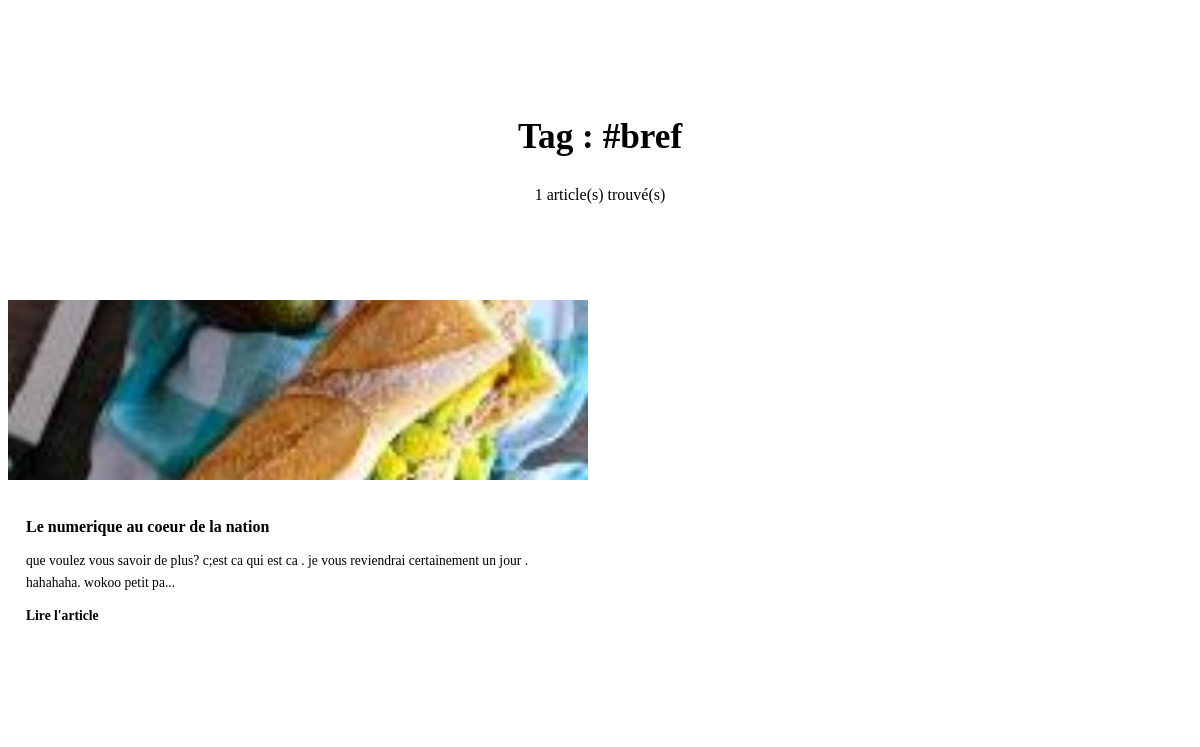
The page /tag/bref on the database its author committed.
### tables this page shows
CREATE TABLE IF NOT EXISTS `tags` (
  `id` int(11) NOT NULL AUTO_INCREMENT,
  `nom` varchar(100) NOT NULL,
  `slug` varchar(100) NOT NULL,
  PRIMARY KEY (`id`),
  UNIQUE KEY `nom` (`nom`),
  UNIQUE KEY `slug` (`slug`)
);

CREATE TABLE IF NOT EXISTS `articles` (
  `id` int(11) NOT NULL AUTO_INCREMENT,
  `titre` varchar(255) DEFAULT NULL,
  `contenu` text,
  `image` varchar(255) DEFAULT NULL,
  `categorie_id` int(11) DEFAULT NULL,
  `auteur` varchar(100) DEFAULT NULL,
  `date_pub` datetime DEFAULT CURRENT_TIMESTAMP,
  `featured` tinyint(1) DEFAULT '0',
  PRIMARY KEY (`id`)
);

### tag.php (the view, shortened to what this page needs)
<?php
require_once 'config/db.php';
$url = explode('/', trim($_SERVER['REQUEST_URI'], '/'));
$slug = $url[2] ?? null;
$stmt = $pdo->prepare("
    SELECT *
    FROM tags
    WHERE slug = ?
");
$stmt->execute([$slug]);
$tag = $stmt->fetch();
$articlesParPage = 6;
$page = isset($_GET['page']) ? (int) $_GET['page'] : 1;
$depart = ($page - 1) * $articlesParPage;
$countStmt = $pdo->prepare("
    SELECT COUNT(*) as total
    FROM articles a
    INNER JOIN article_tags at ON at.article_id = a.id
    INNER JOIN tags t ON t.id = at.tag_id
    WHERE t.slug = ?
");
$countStmt->execute([$slug]);
$total = $countStmt->fetch()['total'];
$totalPages = ceil($total / $articlesParPage);
$stmt = $pdo->prepare("
    SELECT a.*, c.nom AS categorie
    FROM articles a
    INNER JOIN article_tags at ON at.article_id = a.id
    INNER JOIN tags t ON t.id = at.tag_id
    LEFT JOIN categories c ON c.id = a.categorie_id
    WHERE t.slug = ?
    ORDER BY a.date_pub DESC
    LIMIT $depart, $articlesParPage
");
$stmt->execute([$slug]);
$articles = $stmt->fetchAll();
?>
<!DOCTYPE html>
<html lang="fr">
<head>
  <link rel="stylesheet" href="/StandComputer/shared">
</head>
<body>
<section class="page-hero">
  <div class="container">
    <h1>
      Tag : <span class="accent">#<?= htmlspecialchars($tag['nom']) ?></span>
    </h1>
    <p><?= $total ?> article(s) trouvé(s)</p>
  </div>
</section>
<section class="blog-section">
  <div class="container">
    <div class="articles-grid">
      <?php foreach ($articles as $a): ?>
        <div class="article-card">
          <img src="/StandComputer/admin/uploads/articles/<?= htmlspecialchars($a['image']) ?>" />
          <div class="article-body">
            <h3><?= htmlspecialchars($a['titre']) ?></h3>
            <p><?= substr(strip_tags($a['contenu']), 0, 120) ?>...</p>
            <a href="/StandComputer/article/<?= $a['id'] ?>">
              Lire l'article
            </a>
          </div>
        </div>
      <?php endforeach; ?>
    </div>
    <div class="pagination">
      <?php for ($i = 1; $i <= $totalPages; $i++): ?>
        <a href="/StandComputer/tag/<?= $slug ?>?page=<?= $i ?>"
           class="page-btn <?= ($i == $page) ? 'active' : '' ?>">
        </a>
      <?php endfor; ?>
    </div>
  </div>
</section>
</body>
</html>

### tag.php (style rules this page uses)
body { padding-top: var(--nav-h); }
.page-hero { padding: 80px 0 40px; text-align: center; }
.page-hero h1 { font-size: 2.2rem; font-weight: 800; }
.page-hero .accent { color: var(--primary); }
.page-hero p { margin-top: 10px; color: var(--text-muted); }
.articles-grid { display: grid; grid-template-columns: repeat(2, 1fr); gap: 24px; margin-top: 40px; }
.article-card { background: var(--surface); border: 1px solid var(--border); border-radius: var(--radius-lg); overflow: hidden; box-shadow: var(--shadow-sm); transition: var(--transition); }
.article-card img { width: 100%; height: 180px; object-fit: cover; }
.article-body { padding: 18px; }
.article-body h3 { font-size: 1rem; font-weight: 700; margin-bottom: 10px; color: var(--text-main); }
.article-body p { font-size: .85rem; color: var(--text-muted); line-height: 1.6; margin-bottom: 12px; }
.article-body a { color: var(--primary); font-weight: 600; font-size: .85rem; text-decoration: none; }
.pagination { display: flex; justify-content: center; gap: 8px; margin-top: 50px; }
.page-btn { width: 40px; height: 40px; border-radius: var(--radius-sm); border: 1.5px solid var(--border); background: transparent; color: var(--text-muted); display: flex; align-items: center; justify-content: center; text-decoration: none; transition: var(--transition); }
.page-btn.active { background: var(--primary); color: #fff; border-color: var(--primary); }

### rows shown on the page
tags: nom "bref"
articles: image (picture), titre "Le numerique au coeur de la nation", contenu "que voulez vous savoir de plus? c;est ca qui est ca . je vous reviendrai certainement un jour . hahahaha. wokoo petit pa"

### other values the page prints
$total "1"
